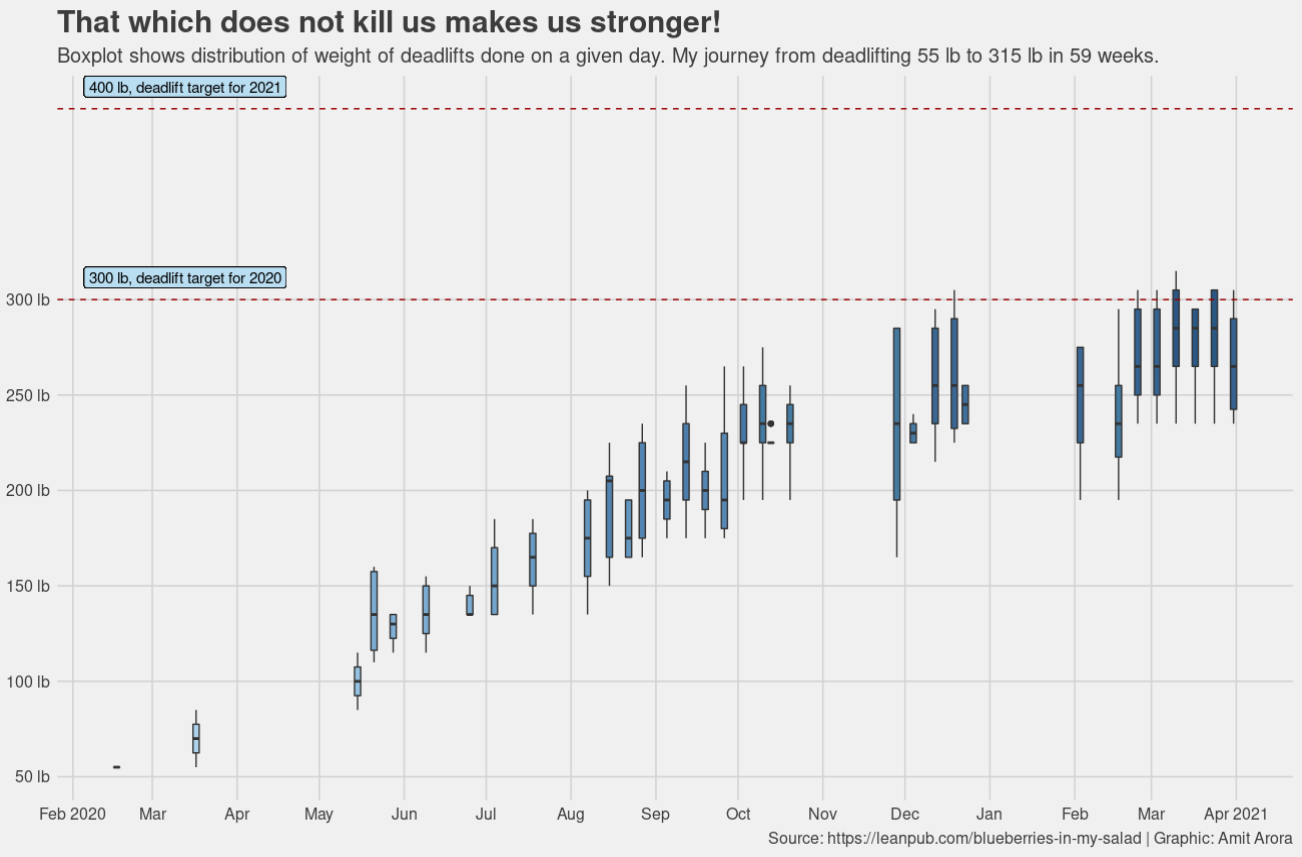

Write R code to recreate this figure.
library(glue)
library(dplyr)
library(tidyr)
library(ggplot2)
library(ggrepel)
library(ggpmisc)
library(forcats)
library(ggthemes)
library(janitor)
library(lubridate)
library(tidyverse)

P2_DEADLIFT_TARGET_WEIGHT <- 300
CHART_ELEMENT_TEXT_SIZE <- 15

DATA_URL <- "https://raw.githubusercontent.com/aarora79/biomettracker/master/raw_data/Amit_deadlifts.csv"
df_deadlifts <- read_csv(DATA_URL)
df_dl <- df_deadlifts %>%
  filter(excercise == "deadlift") %>%
  select(-set)
df_dl <- as.data.frame(lapply(df_dl, rep, df_dl$reps)) %>%
  mutate(date=as.Date(date)) %>%
  group_by(date) %>%
  mutate(median_deadlift_wt = median(weight))
df_dl_median <- as.data.frame(lapply(df_dl, rep, df_dl$reps)) %>%
  mutate(date=as.Date(date)) %>%
  group_by(date) %>%
  summarize(median_deadlift_wt = median(weight))
time_duration_in_weeks <- ceiling(as.numeric(difftime(max(df_dl$date), min(df_dl$date), units="weeks")))

# function to generate custom x-axis labels for the date, we want to put the year
# alongside the first and the last entry only (otherwise it gets too crowded on the x-axis)
# also for some reason the first and last entries of the data vector input to this function
# are NA so put the year label on the 2nd and last but one entries (the NAs dont get displayed on the chart)
date_labeller <- function(d) {
  date_list <- month.abb[month(d)]
  date_list[2] <- glue("{date_list[2]} {year(min(df_dl$date))}")
  date_list[length(date_list)-1] <- glue("{date_list[length(date_list)-1]} {year(max(df_dl$date))}")
  date_list
}

y_labeller <- function(y) { glue("{y} lb")}

p <- df_dl %>%
  ggplot(aes(x=date, group=date, weight, fill=median_deadlift_wt)) +
  geom_boxplot() +
  geom_hline(yintercept = P2_DEADLIFT_TARGET_WEIGHT, colour="#990000", linetype="dashed") +
  geom_label(aes(min(df_dl$date) + 25, P2_DEADLIFT_TARGET_WEIGHT-2,
                 label = glue("{P2_DEADLIFT_TARGET_WEIGHT} lb, deadlift target for 2020"),
                 vjust = -0.75), size=4) +
  
  geom_hline(yintercept = P2_DEADLIFT_TARGET_WEIGHT+100, colour="#990000", linetype="dashed") +
  geom_label(aes(min(df_dl$date) + 25, P2_DEADLIFT_TARGET_WEIGHT+100-2,
                 label = glue("{P2_DEADLIFT_TARGET_WEIGHT+100} lb, deadlift target for 2021"),
                 vjust = -0.75), size=4) +
  scale_y_continuous(breaks = seq(0, P2_DEADLIFT_TARGET_WEIGHT+25, by = 50), labels=y_labeller) + 
  scale_x_date(date_breaks = "1 month",  labels=date_labeller) +
  labs(title="That which does not kill us makes us stronger!",
       subtitle=glue("Boxplot shows distribution of weight of deadlifts done on a given day. My journey from deadlifting {min(df_dl$weight)} lb to {max(df_dl$weight)} lb in {time_duration_in_weeks} weeks."),
       caption=glue("Source: https://leanpub.com/blueberries-in-my-salad | Graphic: Amit Arora")) +
  theme_fivethirtyeight() + 
  scale_fill_gradient_tableau(palette="Blue") + 
  theme(legend.title = element_blank(), legend.position = "none",
        text = element_text(size=CHART_ELEMENT_TEXT_SIZE))
p
